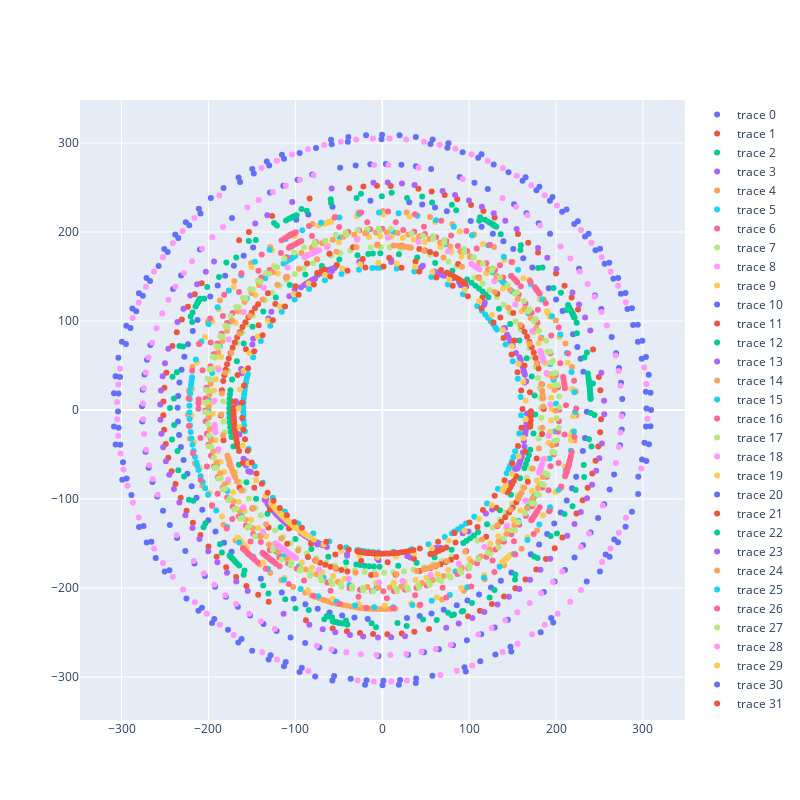

Notebook code cell kept with this figure:
### Markdown cell above
Salvo il pretraining così da poterlo riaprire senza perderlo

### Code cell
agent.save_weights('data/models/pre_trained.pth')
